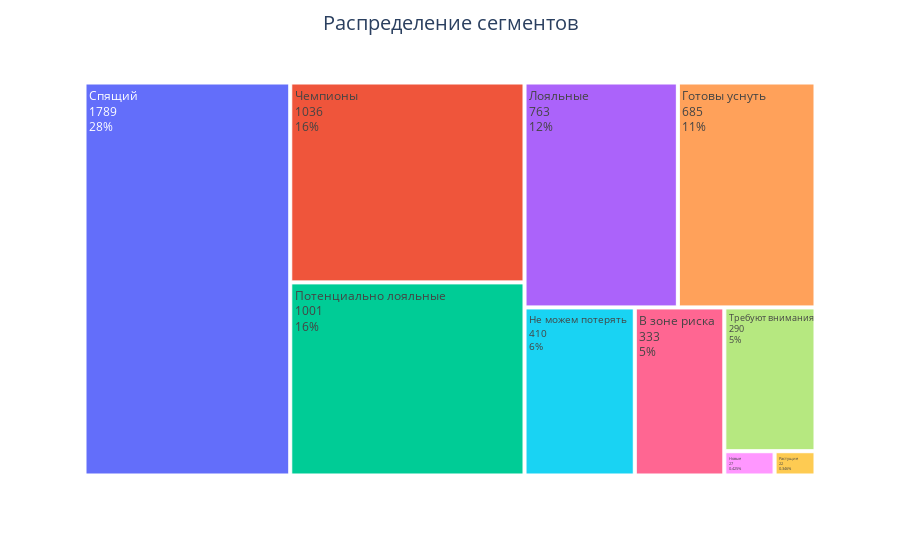

Notebook code for this chart:
### Code cell
x = rfm['Сегмент'].value_counts()
fig = px.treemap(x, path=[x.index], values=x)
fig.update_layout(title_text='Распределение сегментов', title_x=0.5,
                  title_font=dict(size=20))
fig.update_traces(textinfo="label+value+percent root")
fig.show();

### Figure 1 — Plotly figure (JSON) as saved in the notebook; plotly's stock layout.template omitted (floating-point values rounded to 4 significant figures)
{"data": [{"branchvalues": "total", "domain": {"x": [0, 1], "y": [0, 1]}, "hovertemplate": "labels=%{label}<br>value=%{value}<br>parent=%{parent}<br>id=%{id}<extra></extra>", "ids": ["В зоне риска", "Готовы уснуть", "Лояльные", "Не можем потерять", "Новые", "Потенциально лояльные", "Растущие", "Спящий", "Требуют внимания", "Чемпионы"], "labels": ["В зоне риска", "Готовы уснуть", "Лояльные", "Не можем потерять", "Новые", "Потенциально лояльные", "Растущие", "Спящий", "Требуют внимания", "Чемпионы"], "name": "", "parents": ["", "", "", "", "", "", "", "", "", ""], "textinfo": "label+value+percent root", "type": "treemap", "values": [333, 685, 763, 410, 27, 1001, 22, 1789, 290, 1036]}], "layout": {"legend": {"tracegroupgap": 0}, "margin": {"t": 60}, "title": {"font": {"size": 20}, "text": "Распределение сегментов", "x": 0.5}}}
